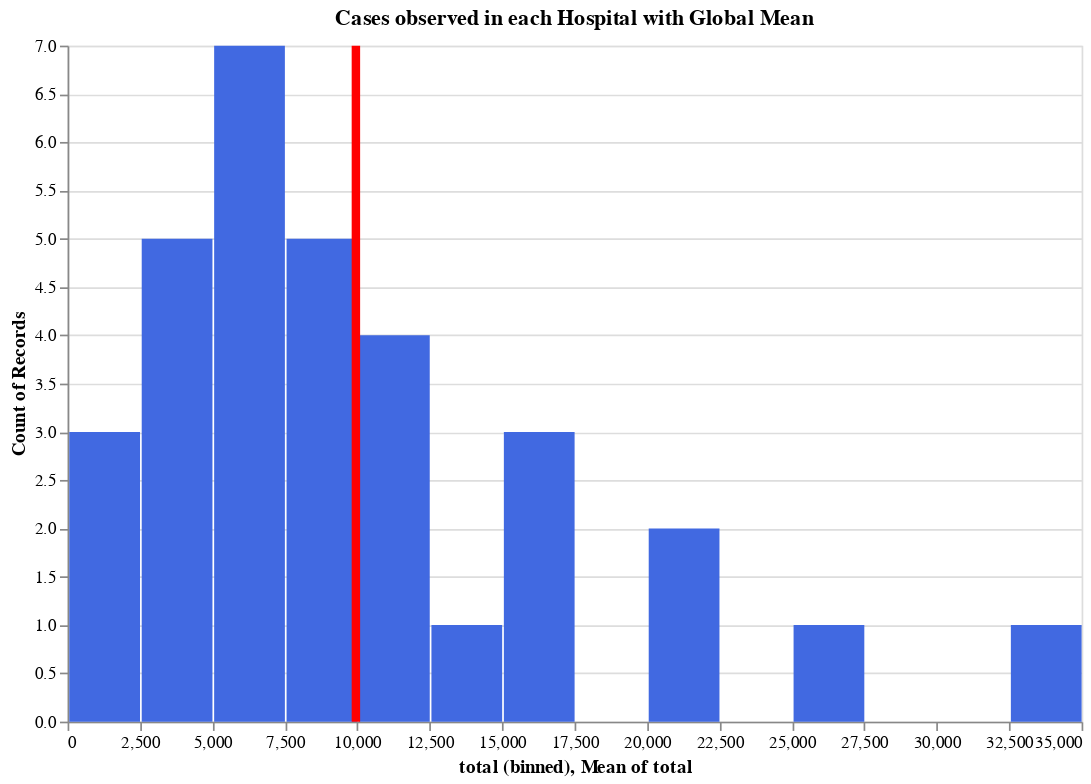

Write notebook code for a chart like this one.
### Code cell
import altair as alt
hosp_visits=raw_train_data['Hospital_code'].value_counts().to_frame().reset_index().rename(columns={'index':'hospital','Hospital_code':'total'})

base = alt.Chart(hosp_visits)

bar = base.mark_bar(color='royalblue').encode(
    x=alt.X('total', bin=alt.Bin(step=2500)),
    y='count()',
    tooltip=[alt.Tooltip('count():Q')]
    
).properties(
    width=600,
    height=400,
    title="Cases observed in each Hospital with Global Mean"
)

rule = base.mark_rule(color='red').encode(
    x='mean(total)',
    size=alt.value(5),
    tooltip=[alt.Tooltip('mean(total):Q')]
)

(bar + rule)

### Figure 1 — Vega-Lite specification as saved in the notebook (floating-point values rounded to 4 significant figures)
{"config": {"view": {"continuousWidth": 400, "continuousHeight": 300}}, "layer": [{"mark": {"type": "bar", "color": "royalblue"}, "encoding": {"tooltip": [{"type": "quantitative", "aggregate": "count"}], "x": {"type": "quantitative", "bin": {"step": 2500}, "field": "total"}, "y": {"type": "quantitative", "aggregate": "count"}}, "height": 400, "title": "Cases observed in each Hospital with Global Mean", "width": 600}, {"mark": {"type": "rule", "color": "red"}, "encoding": {"size": {"value": 5}, "tooltip": [{"type": "quantitative", "aggregate": "mean", "field": "total"}], "x": {"type": "quantitative", "aggregate": "mean", "field": "total"}}}], "data": {"name": "data-e67f6ed5cd2789f3a05a31373c36705a"}, "$schema": "https://vega.github.io/schema/vega-lite/v4.8.1.json", "datasets": {"data-e67f6ed5cd2789f3a05a31373c36705a": [{"hospital": 26, "total": 33076}, {"hospital": 23, "total": 26566}, {"hospital": 19, "total": 21219}, {"hospital": 6, "total": 20425}, {"hospital": 14, "total": 17328}, {"hospital": 11, "total": 17328}, {"hospital": 28, "total": 17137}, {"hospital": 27, "total": 14244}, {"hospital": 9, "total": 11510}, {"hospital": 29, "total": 11311}, {"hospital": 12, "total": 11297}, {"hospital": 32, "total": 10703}, {"hospital": 25, "total": 9834}, {"hospital": 10, "total": 9435}, {"hospital": 15, "total": 9257}, {"hospital": 21, "total": 8150}, {"hospital": 24, "total": 7992}, {"hospital": 3, "total": 7116}, {"hospital": 17, "total": 5501}, {"hospital": 5, "total": 5261}, {"hospital": 1, "total": 5249}, {"hospital": 13, "total": 5236}, {"hospital": 2, "total": 5102}, {"hospital": 30, "total": 5002}, {"hospital": 22, "total": 4277}, {"hospital": 31, "total": 3967}, {"hospital": 16, "total": 3671}, {"hospital": 8, "total": 3663}, {"hospital": 18, "total": 3630}, {"hospital": 20, "total": 1405}, {"hospital": 7, "total": 1306}, {"hospital": 4, "total": 1240}]}}
